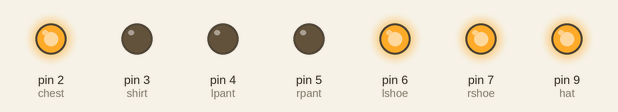
Recording of a sketch running on a simulated Arduino Uno, built with avr-gcc and run on an emulated ATmega328P. On the bench: output pins drawn as LEDs (lit = HIGH).

Above: at 0.5 s.
At 1.5 s:
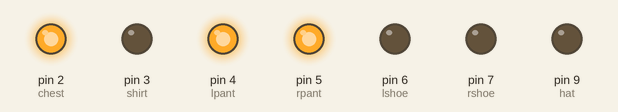
At 5.5 s:
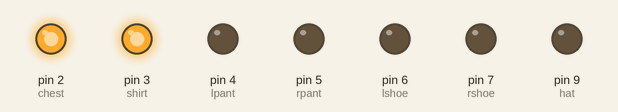
Timing chart, 0 to 6.9 s (numbered marks = the images above):
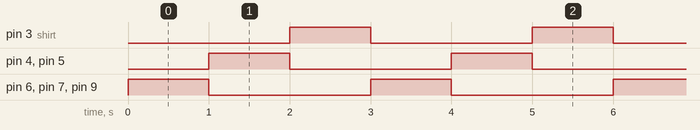

The sketch:

el_wire_costume.ino
```cpp
const int chest = 2; //A
const int shirt = 3; //B
const int lpant = 4; //C
const int rpant = 5; //D
const int lshoe = 6; //E
const int rshoe = 7; //F
const int hat = 9;   //G

void setup(){
  pinMode(chest, OUTPUT);
  pinMode(shirt, OUTPUT);
  pinMode(lpant, OUTPUT);
  pinMode(rpant, OUTPUT);
  pinMode(lshoe, OUTPUT);
  pinMode(rshoe, OUTPUT);
  pinMode(hat, OUTPUT);

  digitalWrite(chest, HIGH);
}

void loop(){
  digitalWrite(lshoe, HIGH);
  digitalWrite(rshoe, HIGH);
  digitalWrite(hat, HIGH);
  delay(1000);
  digitalWrite(lshoe, LOW);
  digitalWrite(rshoe, LOW);
  digitalWrite(hat, LOW);

  digitalWrite(lpant, HIGH);
  digitalWrite(rpant, HIGH);
  delay(1000);
  digitalWrite(lpant, LOW);
  digitalWrite(rpant, LOW);

  digitalWrite(shirt, HIGH);
  delay(1000);
  digitalWrite(shirt, LOW);


}
```

Measured:
- by itself, pin 3 (shirt), pin 4 (lpant), pin 5 (rpant), pin 6 (lshoe), pin 7 (rshoe), pin 9 (hat): alternates HIGH for 1.0 s and LOW for 2.0 s
- by itself, everything shown: repeats every 3.0 s, in 4 steps
